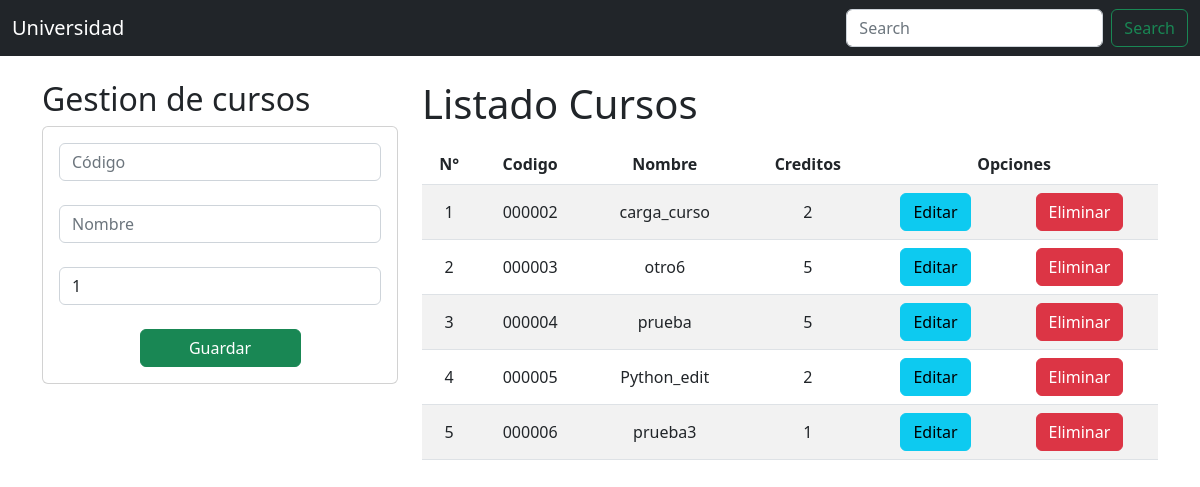
Before: / with the older database file.
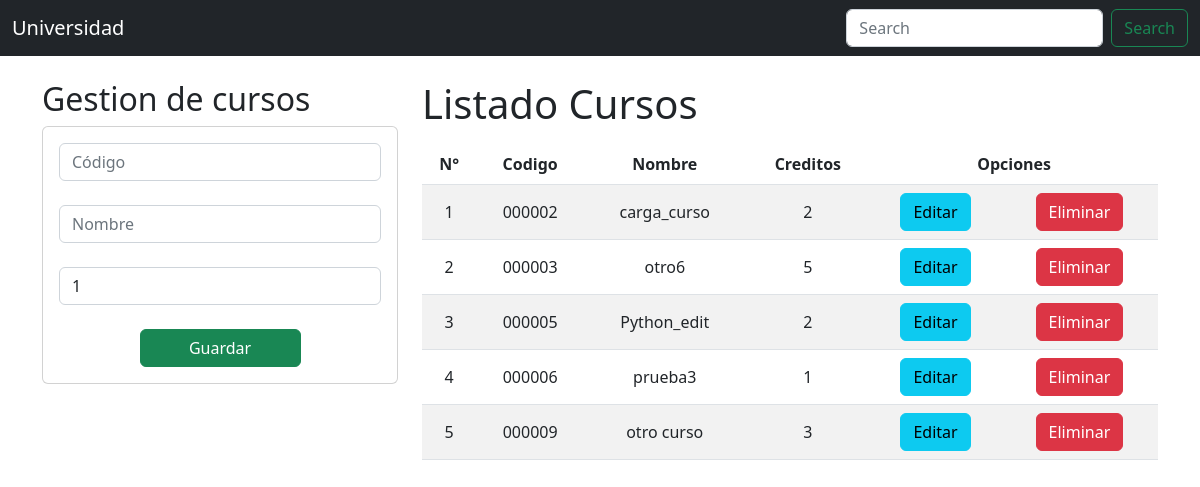
After: the same page with the newer database file.
### Aplicaciones/Academico/models.py (models this page shows, shortened)
class Curso(models.Model):
    codigo=models.CharField(primary_key=True, max_length=6)
    nombre=models.CharField(max_length=50)
    creditos=models.PositiveSmallIntegerField()

### Aplicaciones/Academico/views.py (the view)
# urls.py: path('',views.home),
def home(request):
    cursosListado=Curso.objects.all()
    return render(request, "gestionCursos.html", {"cursos":cursosListado})

### Aplicaciones/Academico/templates/gestionCursos.html (shortened to what this page needs)
{% extends "./base.html" %}
{% block body %}
    <div class="row">
        <div class="col-sm-12 col-md-6 col-lg-4 col-xl-4">
            <h2>Gestion de cursos</h2>
            <div class="card">
                <div class="card-body">
                    <form action="/registrarCurso/" method="post">{% csrf_token %}
                        <div class="form-group">
                            <input type="text" class="form-control" id="txtCodigo" name="txtCodigo" placeholder="Código" minlength="6" maxlength="6" required>
                        </div><br>
                        <div class="form-group">
                            <input type="text" class="form-control" id="txtNombre" name="txtNombre" placeholder="Nombre" maxlength="50" required>
                        </div><br>
                        <div class="form-group">
                            <input type="text" class="form-control" id="txtCreditos" name="numCreditos" minlength="1" maxlength="9" value="1" required>
                        </div><br>
                        <div class="form-group d-grid gap-2 col-6 mx-auto">
                            <button class="btn btn-success text-white" type="submit">Guardar</button>
                        </div>
                    </form>
                </div>
            </div>
        </div>
        <div class="col-sm-12 col-md-6 col-lg-8 col-xl-8">
            <h1>Listado Cursos</h1>
            <div class="table-responsive py-2">
                <table class="table table-striped">
                    <thead>
                        <tr>
                            <th>N°</th>
                            <th>Codigo</th>
                            <th>Nombre</th>
                            <th>Creditos</th>
                            <th colspan="2">Opciones</th>
                        </tr>
                    </thead>
                    <tbody>
                        {% for c in cursos %}
                        <tr>
                            <td>{{forloop.counter}}</td>
                            <td>{{c.codigo}}</td>
                            <td>{{c.nombre}}</td>
                            <td>{{c.creditos}}</td>
                            <td><a href="edicionCurso/{{c.codigo}}" class="btn btn-info">Editar</a></td>
                            <td><a href="eliminarCurso/{{c.codigo}}" class="btn btn-danger btnEliminacion">Eliminar</a></td>
                        </tr>
                        {% endfor %}
                    </tbody>
                </table>
            </div>
        </div>
    </div>
{% endblock %}

### Aplicaciones/Academico/templates/base.html (shortened to what this page needs)
<!DOCTYPE html>
<html lang="es">
<head>
    {% load static %}
    <link href="https://cdn.jsdelivr.net/npm/bootstrap@5.2.0-beta1/dist/css/bootstrap.min.css" rel="stylesheet">
    <link rel="stylesheet" type="text/css" href="{% static 'css/gestionCursos.css' %}">
</head>
<body>
    <nav class="navbar navbar-dark bg-dark">
        <div class="container-fluid">
          <a class="navbar-brand">Universidad</a>
          <form class="d-flex" role="search">
            <input class="form-control me-2" type="search" placeholder="Search" aria-label="Search">
            <button class="btn btn-outline-success" type="submit">Search</button>
          </form>
        </div>
      </nav>
      <div class="container py-4">
        {% block body %}
        {% endblock %}
      </div>
</body>
</html>

### Aplicaciones/Academico/static/css/gestionCursos.css (style rules this page uses)
th, td { text-align: center; vertical-align: middle; }

Changed rows visible on the page:
removed Curso: codigo "000004", nombre "prueba", creditos "5"
added Curso: codigo "000009", nombre "otro curso", creditos "3"
